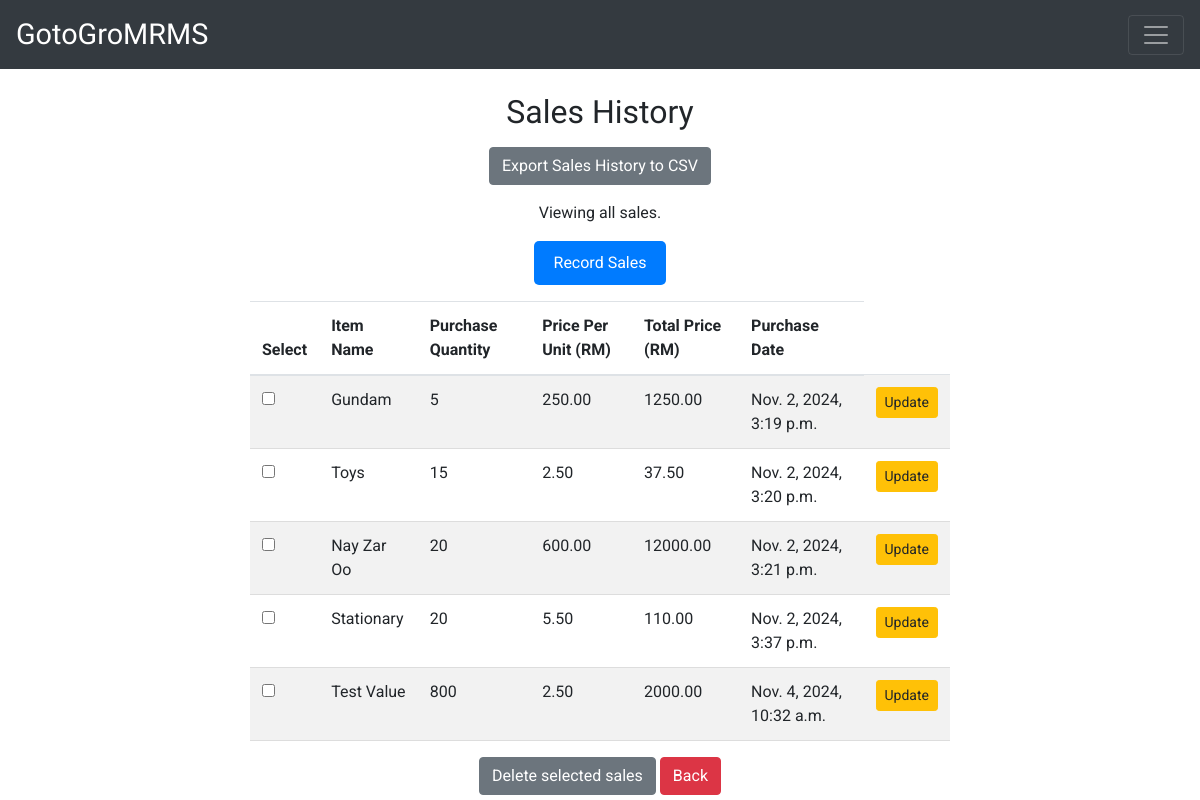
The page /sales-history/ (signed in) on the database its author committed.
### members/models.py (models this page shows, shortened)
class Sale(models.Model):
    member = models.ForeignKey(User, on_delete=models.CASCADE)
    item_name = models.CharField(max_length=255)
    purchase_quantity = models.IntegerField(default=1)
    price_per_unit = models.DecimalField(max_digits=10, decimal_places=2, default=0.00)
    total_price = models.DecimalField(max_digits=10, decimal_places=2)
    purchase_date = models.DateTimeField(auto_now_add=True)

### members/views.py (the view)
# urls.py: path('sales-history/', member_views.sales_history, name='sales_history'),
@login_required
def sales_history(request):
    if request.user.is_superuser:
        sales = Sale.objects.all() #Superuser can see all sales
    else:
        sales = Sale.objects.filter(member=request.user).order_by('-purchase_date')
    return render(request, 'members/sales_history.html', {'sales': sales})

### members/templates/members/sales_history.html (shortened to what this page needs)
{% extends "members/base.html" %}
{% load static %}
{% block content %}
<div class="container">
    <h2>Sales History</h2>
    {% if request.user.is_superuser%}
    <a href="{% url 'export_sales_history' %}" class="btn btn-secondary mb-3">Export Sales History to CSV</a>
    {% endif %}
    {% if request.user.is_superuser %}
        <p>Viewing all sales.</p>
    {% else %}
        <p>Viewing your sales.</p>
    {% endif %}
    <a href="{% url 'record_sale' %}" class="btn btn-primary mb-3">Record Sales</a>
    <form method="POST" action="{% url 'delete_sales' %}" onsubmit="return confirm('Are you sure you want to delete the selected sales?')">
        <table class="table table-striped wide-table">
            <thead>
                <tr>
                    <th>Select</th>
                    <th>Item Name</th>
                    <th>Purchase Quantity</th>
                    <th>Price Per Unit (RM)</th>
                    <th>Total Price (RM)</th>
                    <th>Purchase Date</th>
                </tr>
            </thead>
            <tbody>
                {% for sale in sales %}
                <tr>
                    <td>
                        <input type="checkbox" name="sales" value="{{ sale.id }}">
                    </td>
                    <td>{{ sale.item_name }}</td>
                    <td>{{ sale.purchase_quantity }}</td>
                    <td>{{ sale.price_per_unit }}</td>
                    <td>{{ sale.total_price }}</td>
                    <td>{{ sale.purchase_date }}</td>
                    <td>
                        <a href="{% url 'update_sale' sale.id %}" class="btn btn-sm btn-warning">Update</a>
                    </td>
                </tr>
                {% empty %}
                <tr>
                    <td colspan="6">No purchases found.</td>
                </tr>
                {% endfor %}
            </tbody>
        </table>
        <button type="submit" class="btn btn-secondary">Delete selected sales</button>
        <a href="{% url 'dashboard' %}" class="btn btn-danger">Back</a>
    </form>
</div>
{% endblock %}

### members/templates/members/base.html (shortened to what this page needs)
{% load static %}
<!DOCTYPE html>
 <html lang="en">
 <head>
    <link rel="stylesheet" href="https://stackpath.bootstrapcdn.com/bootstrap/4.5.2/css/bootstrap.min.css">
    <link rel="stylesheet" href="https://cdnjs.cloudflare.com/ajax/libs/font-awesome/5.15.4/css/all.min.css">
    <link rel="stylesheet" href="{% static 'css/styles.css' %}">
 </head>
 <body>
    <div class="overlay"></div>
    <nav class="navbar navbar-expand-1g navbar-dark bg-dark">
        <a class="navbar-brand" href="#">GotoGroMRMS</a>
        <button class="navbar-toggler" type="button" data-toggle="collapse" data-target="#navbarNav" aria-expanded="false" aria-label="Toggle navigation">
            <span class="navbar-toggler-icon"></span>
        </button>
    </nav>
    <div class="container mt-4">
        <div class="row">
            <div class="col-md-8 offset-md-2">
                {% block content %}{% endblock %}
            </div>
        </div>
    </div>
 </body>
 </html>

### members/static/css/styles.css (style rules this page uses)
body { font-family: 'Roboto', sans-serif; background-image: url('../images/background.jpg'); background-size: cover; background-position: center; position: relative; margin: 0; padding: 0; height: 100vh; }
.overlay { position: fixed; top: 0; left: 0; right: 0; bottom: 0; background-color: rgba(255, 255, 255, 0.5); z-index: 0; }
.container { position: relative; z-index: 1; text-align: center; }
h1, h2, h3, h4, h5, h6 { font-family: 'Oswald', sans-serif; margin-bottom: 15px; }
h2 { font-size: 2rem; }
th, td { padding: 10px; text-align: left; border-bottom: 1px solid #ddd; }
.wide-table { width: 100%; }
.btn-primary { background-color: #007bff; border: none; padding: 10px 20px; border-radius: 5px; transition: background-color 0.3s ease; }
.navbar-brand { font-family: 'Oswald', sans-serif; font-size: 1.8rem; font-weight: 500; }

### rows shown on the page
Sale: item_name "Gundam", purchase_quantity "5", price_per_unit "250.00", total_price "1250.00", purchase_date "Nov. 2, 2024, 3:19 p.m."
Sale: item_name "Toys", purchase_quantity "15", price_per_unit "2.50", total_price "37.50", purchase_date "Nov. 2, 2024, 3:20 p.m."
Sale: item_name "Nay Zar Oo", purchase_quantity "20", price_per_unit "600.00", total_price "12000.00", purchase_date "Nov. 2, 2024, 3:21 p.m."
Sale: item_name "Stationary", purchase_quantity "20", price_per_unit "5.50", total_price "110.00", purchase_date "Nov. 2, 2024, 3:37 p.m."
Sale: item_name "Test Value", purchase_quantity "800", price_per_unit "2.50", total_price "2000.00", purchase_date "Nov. 4, 2024, 10:32 a.m."
